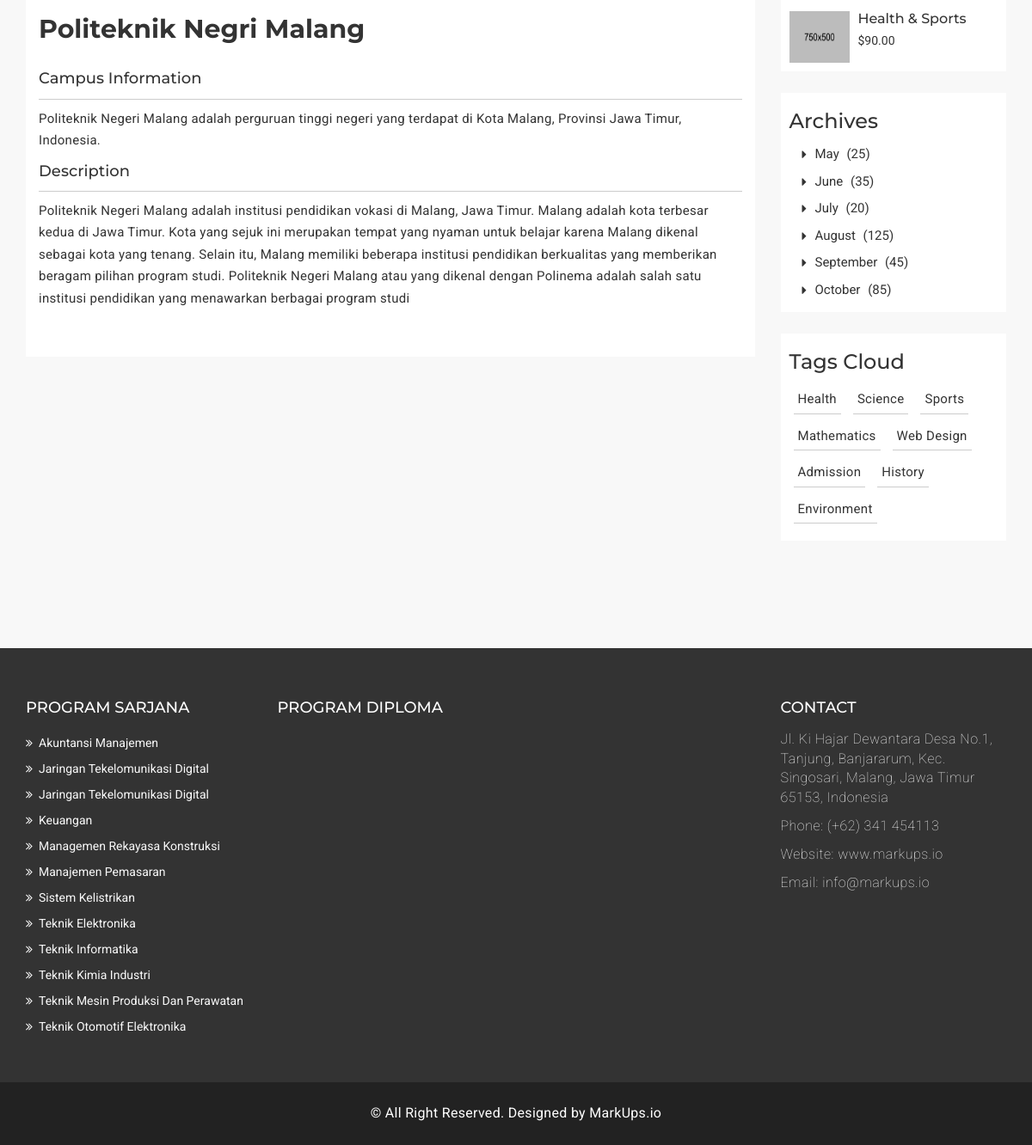
The app's page /course-detail.php?hasil=1 (lower part), older data.
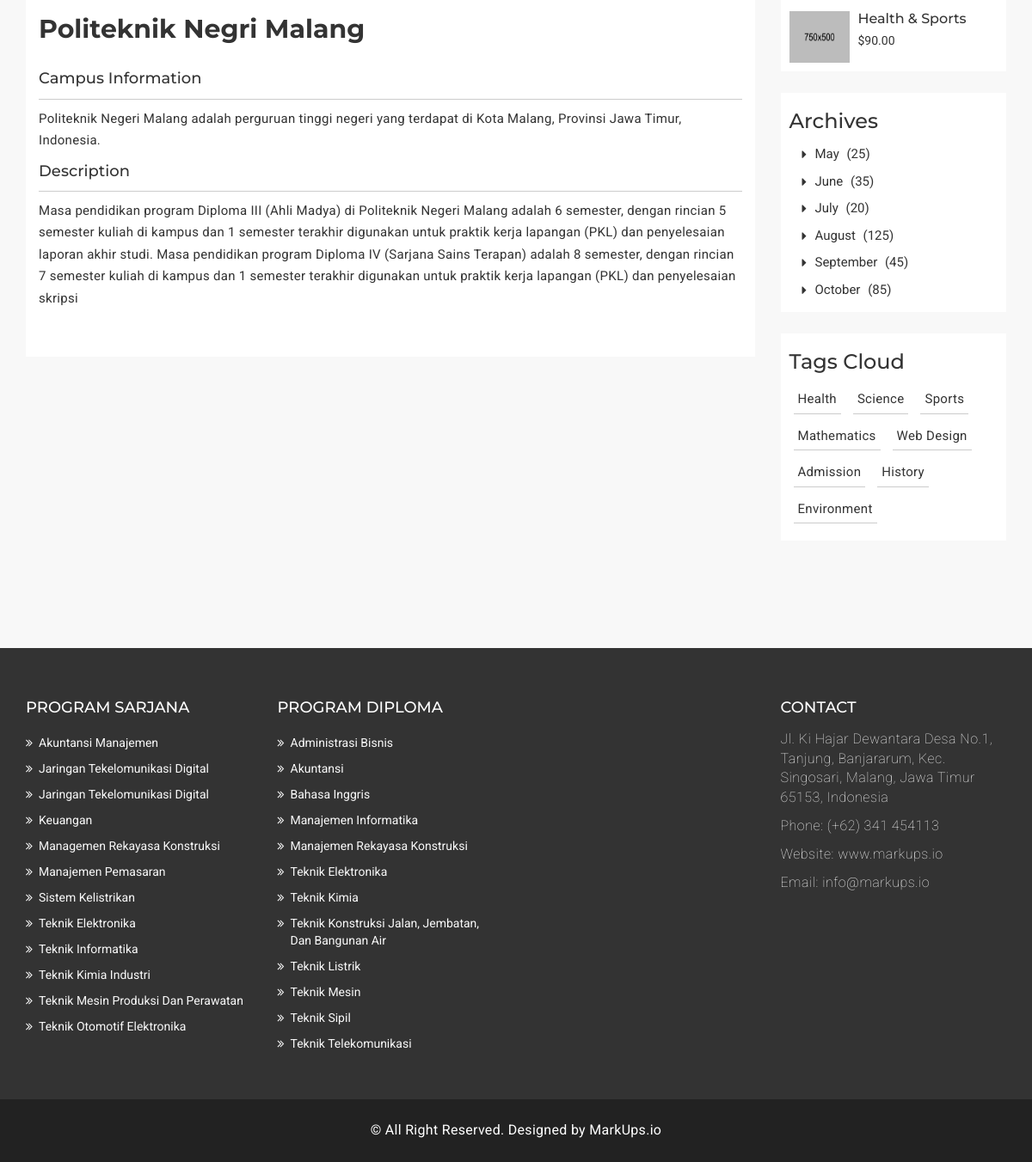
The same page, newer data.
### tables this page shows
CREATE TABLE `kampus` (
  `id` int(11) NOT NULL,
  `nama_kampus` varchar(100) NOT NULL,
  `deskripsi` varchar(500) NOT NULL,
  `deskripsi_singkat` varchar(255) NOT NULL
);

CREATE TABLE `program_studi` (
  `id` int(11) NOT NULL,
  `nama_program_studi` varchar(100) NOT NULL,
  `tingkat` varchar(50) NOT NULL
);

### course-detail.php (the view, shortened to what the changed rows need)
<!DOCTYPE html>
<html lang="en">
  <head>
    <link href="assets/css/font-awesome.css" rel="stylesheet">
    <link href="assets/css/bootstrap.css" rel="stylesheet">
    <link rel="stylesheet" type="text/css" href="assets/css/slick.css">
    <link rel="stylesheet" href="assets/css/jquery.fancybox.css" type="text/css" media="screen" />
    <link id="switcher" href="assets/css/theme-color/default-theme.css" rel="stylesheet">
    <link href="assets/css/style.css" rel="stylesheet">
  </head>
  <body>
 <section id="mu-course-content">
   <div class="container">
     <div class="row">
       <div class="col-md-12">
         <div class="mu-course-content-area">
            <div class="row">
              <div class="col-md-9">
                <div class="mu-course-container mu-course-details">
                  <div class="row">
                    <div class="col-md-12">
                      <div class="mu-latest-course-single">
                        <div class="mu-latest-course-single-content">
                          <?php
                            require "db_connection/konek.php";
                            if (isset($_GET['hasil'])) {
                              $id = $_GET['hasil'];
                                $query = mysqli_query($con, "SELECT * FROM Kampus WHERE id = $id");
                                while($hasil = mysqli_fetch_assoc($query)) {
                          ?>
                                    <h2><a href=""><?php echo $hasil['nama_kampus']?></a></h2>
                                    <h4>Campus Information</h4>
                                    <p><?php echo $hasil['deskripsi_singkat']?></p>
                                    <h4>Description</h4>
                                    <p><?php echo $hasil['deskripsi']?></p>
                                <?php }
                          ?>
                          <?php }
                          else{
                            echo "<script type='text/javascript'>location='campus-list.php';</script>";
                          }
                          ?>
                        </div>
                      </div>
                    </div>
                  </div>
                </div>
              </div>
           </div>
         </div>
       </div>
     </div>
   </div>
 </section>
  <footer id="mu-footer">
    <div class="mu-footer-top">
      <div class="container">
        <div class="mu-footer-top-area">
          <div class="row">
            <div class="col-lg-3 col-md-3 col-sm-3">
              <div class="mu-footer-widget">
                <?php
                require_once "db_connection/konek.php";
                $query = mysqli_query($con, "SELECT nama_program_studi FROM program_studi WHERE tingkat = 'Sarjana' ORDER BY nama_program_studi ASC");
                while ($hasil = mysqli_fetch_array($query)) { ?>
                <ul>
                  <li><a href="#"><?php echo $hasil['nama_program_studi']?></a></li>
                </ul>
                <?php } ?>
              </div>
            </div>
            <div class="col-lg-3 col-md-3 col-sm-3">
              <div class="mu-footer-widget">
                <?php
                require_once "db_connection/konek.php";
                $query = mysqli_query($con, "SELECT nama_program_studi FROM program_studi WHERE tingkat = 'Diploma' ORDER BY nama_program_studi ASC");
                while ($hasil = mysqli_fetch_array($query)) { ?>
                <ul>
                  <li><a href="#"><?php echo $hasil['nama_program_studi']?></a></li>
                </ul>
                <?php } ?>
              </div>
            </div>
          </div>
        </div>
      </div>
    </div>
  </footer>
  </body>
</html>

Row changes from the older to the newer data that the page shows:
changed kampus "Politeknik Negri Malang": deskripsi "Politeknik Negeri Malang adalah institusi pendidikan vokasi di Malang, Jawa Timur. Malang adalah kota terbesar kedua di Jawa Timur. Kota yang sejuk ini merupakan tempat yang nyaman untuk belajar karena Malang dikenal sebagai kota yang tenang. Selain itu, Malang memiliki beberapa institusi pendidikan berkualitas yang memberikan beragam pilihan program studi. Politeknik Negeri Malang atau yang dikenal dengan Polinema adalah salah satu institusi pendidikan yang menawarkan berbagai program studi" → "Masa pendidikan program Diploma III (Ahli Madya) di Politeknik Negeri Malang adalah 6 semester, dengan rincian 5 semester kuliah di kampus dan 1 semester terakhir digunakan untuk praktik kerja lapangan (PKL) dan penyelesaian laporan akhir studi. Masa pendidikan program Diploma IV (Sarjana Sains Terapan) adalah 8 semester, dengan rincian 7 semester kuliah di kampus dan 1 semester terakhir digunakan untuk praktik kerja lapangan (PKL) dan penyelesaian skripsi"
added program_studi: nama_program_studi "Administrasi Bisnis", shown under "PROGRAM DIPLOMA"
added program_studi: nama_program_studi "Akuntansi", shown under "PROGRAM DIPLOMA"
added program_studi: nama_program_studi "Bahasa Inggris", shown under "PROGRAM DIPLOMA"
added program_studi: nama_program_studi "Manajemen Informatika", shown under "PROGRAM DIPLOMA"
added program_studi: nama_program_studi "Manajemen Rekayasa Konstruksi", shown under "PROGRAM DIPLOMA"
added program_studi: nama_program_studi "Teknik Elektronika", shown under "PROGRAM DIPLOMA"
added program_studi: nama_program_studi "Teknik Kimia", shown under "PROGRAM DIPLOMA"
added program_studi: nama_program_studi "Teknik Konstruksi Jalan, Jembatan, Dan Bangunan Air", shown under "PROGRAM DIPLOMA"
added program_studi: nama_program_studi "Teknik Listrik", shown under "PROGRAM DIPLOMA"
added program_studi: nama_program_studi "Teknik Mesin", shown under "PROGRAM DIPLOMA"
added program_studi: nama_program_studi "Teknik Sipil", shown under "PROGRAM DIPLOMA"
added program_studi: nama_program_studi "Teknik Telekomunikasi", shown under "PROGRAM DIPLOMA"
